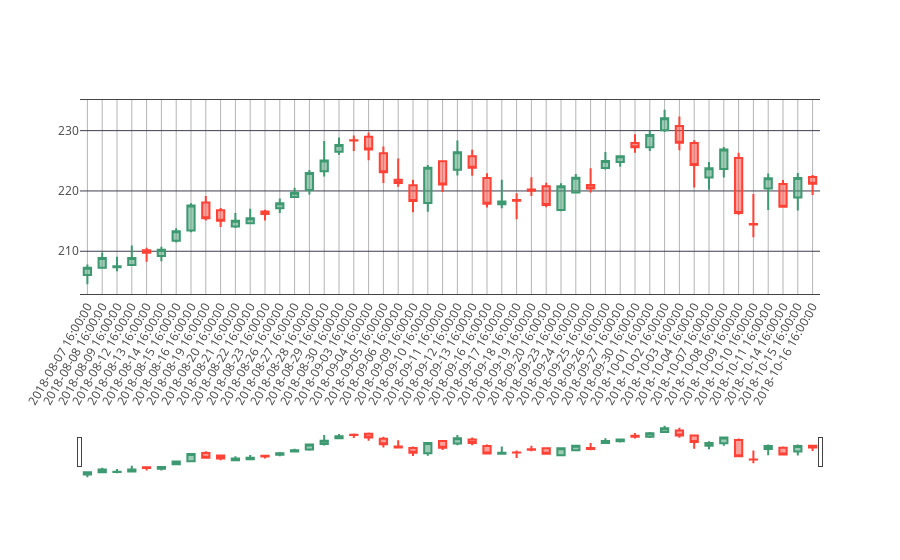

Notebook code cell kept with this figure:
### Code cell
df = appl_df.head(50)

trace = go.Candlestick(x = df.index,
                       open = df.open,
                       high = df.high,
                       low = df.low,
                       close = df.close,
                      )

layout =go.Layout(xaxis = dict(autorange = True,
                               mirror = 'all',
                               gridcolor = 'rgb(180, 180, 180)',
                               showline = True,
                               showgrid = True,
                               tickangle = -60,
                               type = 'category',   # ①
                               categoryorder = 'category ascending',    # ②
                              ),
                  yaxis = dict(autorange = True,
                               gridcolor = '#3d3d4f',
                              )
                 )

fig = go.Figure(data=[trace], layout=layout)
plotly.offline.iplot(fig)
